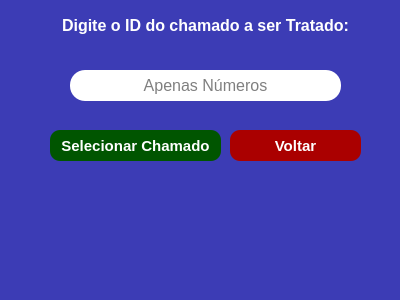
<?xml version="1.0" encoding="UTF-8"?>
<ui version="4.0">
 <class>MainWindow</class>
 <widget class="QMainWindow" name="MainWindow">
  <property name="geometry">
   <rect>
    <x>0</x>
    <y>0</y>
    <width>400</width>
    <height>300</height>
   </rect>
  </property>
  <property name="font">
   <font>
    <pointsize>7</pointsize>
   </font>
  </property>
  <property name="windowTitle">
   <string>Concluir Chamados</string>
  </property>
  <property name="styleSheet">
   <string notr="true">background-color: rgb(60, 60, 181);
color: rgb(255, 255, 255);</string>
  </property>
  <property name="inputMethodHints">
   <set>Qt::ImhPreferNumbers</set>
  </property>
  <widget class="QWidget" name="centralwidget">
   <widget class="QLabel" name="label">
    <property name="geometry">
     <rect>
      <x>30</x>
      <y>0</y>
      <width>351</width>
      <height>51</height>
     </rect>
    </property>
    <property name="font">
     <font>
      <pointsize>12</pointsize>
      <weight>75</weight>
      <bold>true</bold>
     </font>
    </property>
    <property name="text">
     <string>Digite o ID do chamado a ser Tratado:</string>
    </property>
    <property name="alignment">
     <set>Qt::AlignCenter</set>
    </property>
   </widget>
   <widget class="QLineEdit" name="lineEdit">
    <property name="geometry">
     <rect>
      <x>70</x>
      <y>70</y>
      <width>271</width>
      <height>31</height>
     </rect>
    </property>
    <property name="font">
     <font>
      <pointsize>12</pointsize>
     </font>
    </property>
    <property name="styleSheet">
     <string notr="true">padding: 5px; color: #000; background-color: #fff;
border-width: 2px; border-radius: 15px; border-color: #000;</string>
    </property>
    <property name="inputMethodHints">
     <set>Qt::ImhNone</set>
    </property>
    <property name="text">
     <string/>
    </property>
    <property name="alignment">
     <set>Qt::AlignCenter</set>
    </property>
    <property name="placeholderText">
     <string>Apenas Números</string>
    </property>
   </widget>
   <widget class="QPushButton" name="pushButton">
    <property name="geometry">
     <rect>
      <x>50</x>
      <y>130</y>
      <width>171</width>
      <height>31</height>
     </rect>
    </property>
    <property name="font">
     <font>
      <pointsize>11</pointsize>
      <weight>75</weight>
      <bold>true</bold>
     </font>
    </property>
    <property name="styleSheet">
     <string notr="true">border-radius: 10px;
color: rgb(255, 255, 255);
background-color: rgb(0, 85, 0);
</string>
    </property>
    <property name="text">
     <string>Selecionar Chamado</string>
    </property>
   </widget>
   <widget class="QLabel" name="label_2">
    <property name="geometry">
     <rect>
      <x>100</x>
      <y>190</y>
      <width>211</width>
      <height>41</height>
     </rect>
    </property>
    <property name="font">
     <font>
      <pointsize>10</pointsize>
      <weight>75</weight>
      <bold>true</bold>
     </font>
    </property>
    <property name="styleSheet">
     <string notr="true">color: rgb(0, 195, 0);</string>
    </property>
    <property name="text">
     <string/>
    </property>
    <property name="alignment">
     <set>Qt::AlignCenter</set>
    </property>
   </widget>
   <widget class="QPushButton" name="pushButton_2">
    <property name="geometry">
     <rect>
      <x>230</x>
      <y>130</y>
      <width>131</width>
      <height>31</height>
     </rect>
    </property>
    <property name="font">
     <font>
      <pointsize>11</pointsize>
      <weight>75</weight>
      <bold>true</bold>
     </font>
    </property>
    <property name="styleSheet">
     <string notr="true">border-radius: 10px;
color: rgb(255, 255, 255);
background-color: rgb(170, 0, 0);</string>
    </property>
    <property name="text">
     <string>Voltar</string>
    </property>
   </widget>
  </widget>
  <widget class="QMenuBar" name="menubar">
   <property name="geometry">
    <rect>
     <x>0</x>
     <y>0</y>
     <width>400</width>
     <height>21</height>
    </rect>
   </property>
  </widget>
  <widget class="QStatusBar" name="statusbar"/>
 </widget>
 <resources/>
 <connections/>
</ui>
